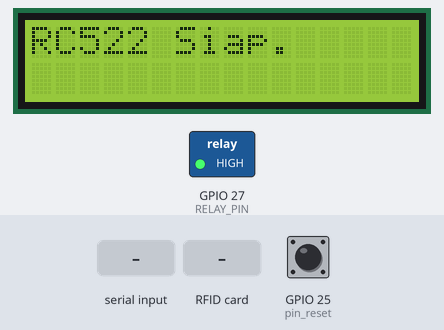
This sketch was run on a simulated ESP32. On the bench: 16×2 character LCD, switched loads named in the sketch (green lamp = pin HIGH). The inputs (shaded band) are chosen by the test bench; at power-on: GPIO 25 (pin_reset) HIGH. WiFi joins after 1.5 s; servers stay silent unless stated; uploads are accepted with an empty reply; what the sketch prints to the serial monitor is not drawn. At 22.2 s the program restarts the board; the recording ends there.

Above: at 7.8 s.
7.9 s: "READY\n" received over the second serial link
At 8.8 s:
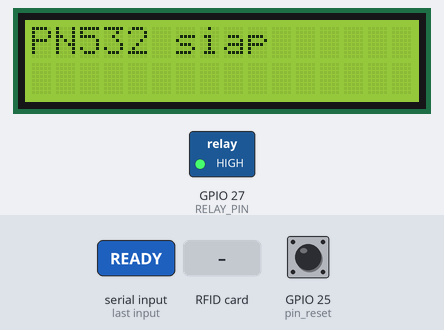
12.7 s: RFID card 63 53 19 34 63 held to the reader
At 13.7 s:
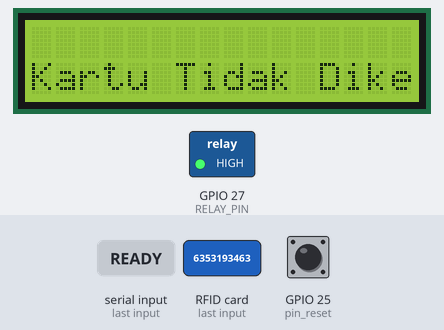
17.6 s: RFID card 5E 7A 19 C4 held to the reader
At 17.9 s:
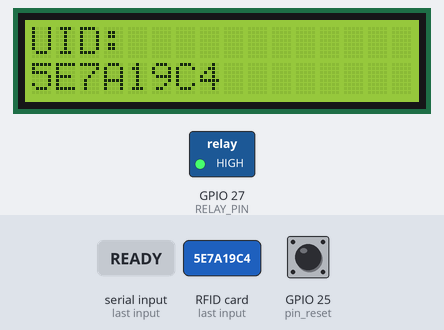
19.5 s: GPIO 25 (pin_reset) pulled LOW for 3.2 s
At 21.7 s:
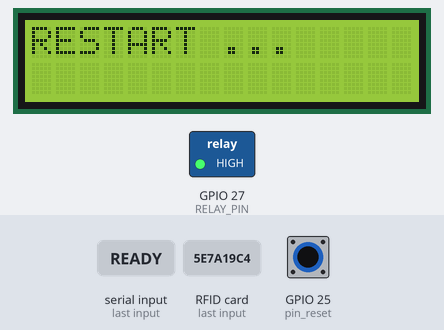
Timing chart, 0 to 22.2 s (numbered marks = the images above; inputs shaded):
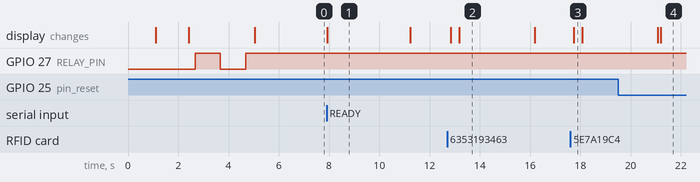

Measured:
- after the input at 7.9 s, the display: changes at once (image 1)
- after the input at 12.7 s, the display: first changes after 0.14 s (image 2 shows a later state)
- after the input at 17.6 s, the display: changes after 0.13 s (image 3)
- after the input at 19.5 s, the display: first differs from a run without the input after 1.7 s (image 4)
- what the display in image 1 shows lasts 3.3 s, from 7.9 s to 11.2 s
- what the display in image 2 shows lasts 3.0 s, from 13.2 s to 16.2 s

The sketch:

rc522.ino
```cpp
#include <SPI.h>
#include <MFRC522.h>
#include <WiFiClientSecure.h>
#include <UniversalTelegramBot.h>
#include <Arduino.h>
#include <ArduinoJson.h>
#include <Wire.h>
#include <LiquidCrystal_I2C.h>
#include <SoftwareSerial.h>

SoftwareSerial mySerial(16, 17);  // RX, TXs

#ifdef ESP32
#include <WiFi.h>
#include <HTTPClient.h>
#endif

// ===== WiFi & Telegram =====
const char* ssid = "wifi-iot";
const char* password = "password-iot";
#define BOTtoken "7677233055:AAE9_XhKSiMq-msTKTRQCBB9tTk44nIe-BQ"
#define CHAT_ID "6353193463"


String UID = "";
String sensor = "";
WiFiClientSecure client;
UniversalTelegramBot bot(BOTtoken, client);

// ===== RC522 Pin =====
#define RST_PIN 4
#define SS_PIN 5
MFRC522 rfid(SS_PIN, RST_PIN);

// ===== Relay & LCD =====
#define RELAY_PIN 27
LiquidCrystal_I2C lcd(0x27, 16, 2);
#define pin_reset 25

// ===== Server =====
const char* server_url = "http://labrobotika.go-web.my.id/server.php?apikey=";
const char* apikey = "1d63b940dbab551d5da9ae0cec003134";
DynamicJsonDocument data(2048);

// UID valid

const int jumlah_max_id = 41;
String data_uid[jumlah_max_id];
String lastUID = "";

bool cardDetected = false;


void debug(String message, int row = 0, int clear = 1) {
  Serial.println(message);
  //tampilkan jika menggunakan lcd
  if (clear == 1) {
    lcd.clear();
  }
  lcd.setCursor(0, row);
  lcd.print(message);
}


void setupWiFi() {
  debug("Menghubungkan ... ");
  WiFi.begin(ssid, password);
  Serial.print("Menghubungkan WiFi");
  int attempts = 0;
  while (WiFi.status() != WL_CONNECTED && attempts < 10) {
    delay(1000);
    debug(".", 1, 0);
    attempts++;
  }
  Serial.println(WiFi.status() == WL_CONNECTED ? "\n✅ WiFi Terhubung!" : "\n❌ Gagal konek WiFi");
}

void prosesData(String sensor = "", String uid = "") {
  debug("Memproses ... ");
  if (WiFi.status() != WL_CONNECTED) return;
  HTTPClient http;
  String url = "";
  if (sensor == "") {
    url = String(server_url) + String(apikey);
  } else {
    url = String(server_url) + String(apikey) + "&rfid_" + sensor + "=" + uid;
  }
  url.replace(" ", "%20");
  Serial.println("Request ke: " + url);
  http.begin(url);
  int httpCode = http.GET();
  if (httpCode == HTTP_CODE_OK) {
    Serial.println("Proses Data Server ... ");
    String response = http.getString();
    DeserializationError err = deserializeJson(data, response);
    if (!err) {
      for (int a = 0; a < jumlah_max_id; a++) {
        String key = "out_" + String(a + 1);
        Serial.print(key + " : ");
        Serial.println(data[key].as<String>());
        data_uid[a] = data[key] | "0";
      }
    }
  }
  http.end();
}


void setup() {
  Serial.begin(9600);
  mySerial.begin(9600);
  Wire.begin(21, 22);
  lcd.init();
  lcd.backlight();
  debug("Loading ... ");


  setupWiFi();
  client.setInsecure();
  bool status_pesan = bot.sendMessage(CHAT_ID, "✅ Sistem Aktif.");
  Serial.println("Pesan Telegram : " + String(status_pesan));
  prosesData();

  pinMode(RELAY_PIN, OUTPUT);
  pinMode(pin_reset, INPUT_PULLUP);
  digitalWrite(RELAY_PIN, HIGH);
  delay(1000);
  digitalWrite(RELAY_PIN, LOW);
  delay(1000);
  digitalWrite(RELAY_PIN, HIGH);

  SPI.begin();
  rfid.PCD_Init();

  bot.sendMessage(CHAT_ID, "✅ RC522 aktif.");
  Serial.println("RC522 Siap.");
  debug("RC522 Siap.");
  delay(2000);

  while (1) {
    if (mySerial.available()) {
      String data = mySerial.readStringUntil('\n');
      data.trim();
      if (data == "READY") {
        debug("PN532 siap");
        bot.sendMessage(CHAT_ID, "✅ PN532 aktif.");
        delay(3000);
        break;
      }
    } else {
      debug("Loading ... ");
    }
  }
  lcd.clear();
  lcd.print("Ready");
}


void cek_UID() {
  Serial.println("CEK UID .... ");
  if (UID != "") {
    bool valid = false;

    for (int a = 0; a < jumlah_max_id; a++) {
      if (data_uid[a] == UID) {
        valid = true;
        break;
      }
    }

    if (valid) {
      Serial.println("✅ Kartu Valid - Relay ON");
      bot.sendMessage(CHAT_ID, "✅ " + sensor + " - Kartu Valid: " + UID);
      debug("Kartu Valid ", 1, 1);
      digitalWrite(RELAY_PIN, LOW);
      delay(3000);
      digitalWrite(RELAY_PIN, HIGH);
      prosesData(sensor, UID);
      delay(100);
      SPI.begin();
      rfid.PCD_Init();

    } else {
      Serial.println("❌ Kartu Tidak Dikenal");
      bot.sendMessage(CHAT_ID, "❌ " + sensor + " - Kartu Tidak Dikenal: " + UID);
      debug("Kartu Tidak Dikenal", 1, 1);
      delay(3000);
    }

    UID = "";
  }
  lcd.clear();
  lcd.print("Ready");
}


void loop() {
  if (!digitalRead(pin_reset)) {
    debug("RESTART ... ");
    delay(1000);
    ESP.restart();
  }
  sensor = "";
  if (mySerial.available()) {
    String data = mySerial.readStringUntil('\n');
    data.trim();
    if (data != "READY") {
      UID = data;
      sensor = "PN532";
      debug("UID: ");
      debug(UID,1,0);
    }
  }


  if (rfid.PICC_IsNewCardPresent() && rfid.PICC_ReadCardSerial()) {
    String uidStr = "";
    for (byte i = 0; i < rfid.uid.size; i++) {
      if (rfid.uid.uidByte[i] < 0x10) uidStr += "0";
      uidStr += String(rfid.uid.uidByte[i], HEX);
    }
    uidStr.toUpperCase();

    if (uidStr != lastUID) {
      lastUID = uidStr;
      cardDetected = true;
      UID = uidStr;
      sensor = "RC522";
      Serial.println("📡 UID Terdeteksi: " + uidStr);
      debug("UID: ");
      debug(UID,1,0);
      rfid.PICC_HaltA();
      rfid.PCD_StopCrypto1();
    }
  }

  // Deteksi apakah kartu sudah diangkat
  if (!rfid.PICC_IsNewCardPresent() && !rfid.PICC_ReadCardSerial() && cardDetected) {
    lastUID = "";
    cardDetected = false;
  }

  cek_UID();
  delay(100);
}
```
